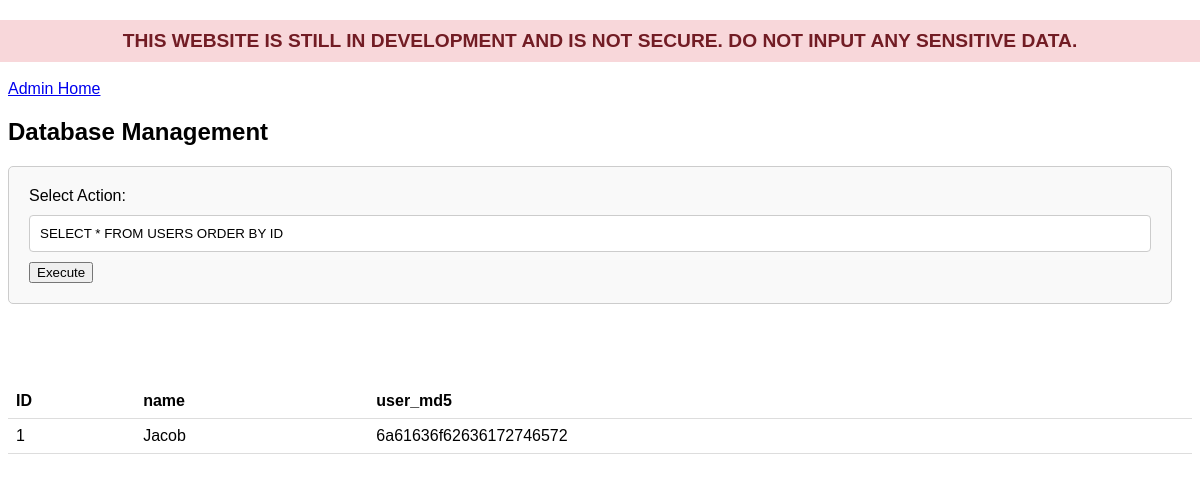
The page /admin/database on the database its author committed.
### tables this page shows
CREATE TABLE USERS (ID INTEGER PRIMARY KEY AUTOINCREMENT, name TEXT, user_md5 TEXT);

### main.py (the view, shortened to what this page needs)
@app.route("/admin/database", methods=["GET", "POST"])
def database_inline():
    query = "SELECT * FROM USERS ORDER BY ID"
    error = None
    data = []
    column_names = []
    if request.method == "POST":
        query = request.form.get("query")
    conn = get_db_connection()
    cursor = conn.cursor()
    try:
        cursor.execute(query)
        if cursor.description:
            data = cursor.fetchall()
            column_names = [description[0] for description in cursor.description]
    except sqlite3.Error as e:
        error = (f"Error executing query: {e}")
    finally:
        conn.close()
    return render_template("admin/database.html", query=query, data=data, error=error, column_names=column_names)

### main.py (called while the page is built)
def get_db_connection():
    conn = sqlite3.connect("data/database.db")
    conn.row_factory = sqlite3.Row  # Enable row factory for dict-like access
    return conn

@app.before_request
def construct_db():
    if not os.path.exists("data/database.db"):
        with open("data/database.db", "w") as db_file:
            pass  # Create an empty database file
    conn = get_db_connection()
    cursor = conn.cursor()
    cursor.execute(
        "CREATE TABLE IF NOT EXISTS USERS (ID INTEGER PRIMARY KEY AUTOINCREMENT, name TEXT, user_md5 TEXT)"
    )
    cursor.execute(
        "CREATE TABLE IF NOT EXISTS ADVANCEMENTS (ID INTEGER PRIMARY KEY AUTOINCREMENT, name TEXT, description TEXT, image TEXT)"
    )
    conn.commit()
    conn.close()

### templates/admin/database.html
<html lang="en-gb">
    {% include "admin/header.html" %}
    <body>
        <div class="content">
            <a href="/admin">Admin Home</a>
            <h2>Database Management</h2>
            <form method="POST" action="/admin/database" class="db-form">
                <label for="action">Select Action:</label>
                <input name="query" type="text" value="{{query}}" required>
                <button type="submit">Execute</button>
            </form>
            {% if error != None %}
                <p class="error">{{ error }}</p>
            {% else %}
                <table class="db-table">
                    <thead>
                        <tr>
                            {% if column_names %}
                                {% for name in column_names %}
                                    <th>{{ name }}</th>
                                {% endfor %}
                            {% endif %}
                        </tr>
                    </thead>
                    <tbody>
                        {% for row in data %}
                            <tr>
                                {% for item in row %}
                                    <td>{{ item }}</td>
                                {% endfor %}
                            </tr>
                        {% endfor %}
                    </tbody>
                </table>
            {% endif %}
        </div>
    </body>
</html>

### static/css/admin-styles.css (style rules this page uses)
* { font-family: 'Arial', sans-serif; }
body { margin: 0; padding: 8; padding-top: 10px; padding-top: 80px; }
.db-form { margin: 20px 20px 80px auto; padding: 20px; border: 1px solid #ccc; border-radius: 5px; background-color: #f9f9f9; }
.db-form input[type="text"] { width: 100%; padding: 10px; margin: 10px 0; border: 1px solid #ccc; border-radius: 4px; }
.db-table { width: 100%; border-collapse: collapse; }
.db-table th, .db-table td { padding: 8px; text-align: left; border-bottom: 1px solid #ddd; }

### rows shown on the page
USERS: row "1", name "Jacob", user_md5 "6a61636f62636172746572"

### other values the page prints
{{ name }} "ID" "name" "user_md5"
